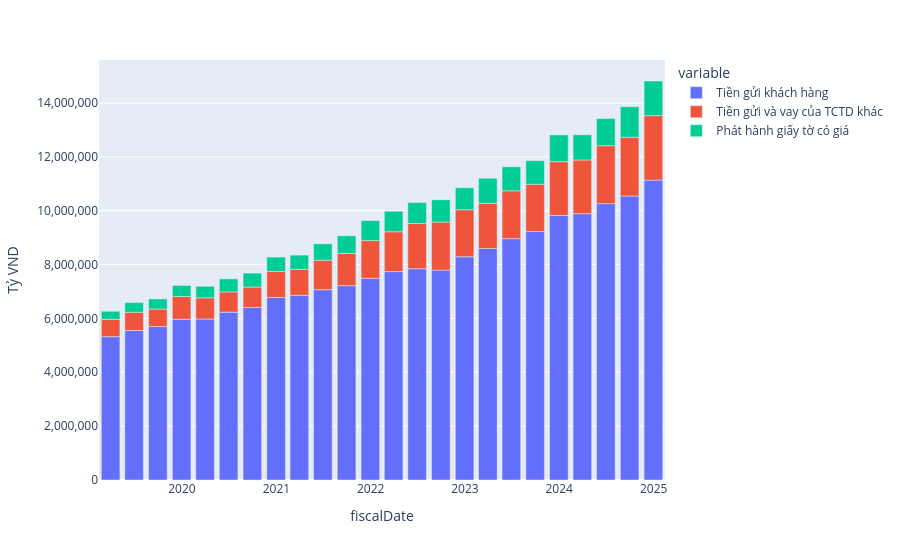

Notebook code for this chart:
### Code cell
fig_3 = px.bar(Banking_groupby[["Tiền gửi khách hàng","Tiền gửi và vay của TCTD khác","Phát hành giấy tờ có giá"]])
fig_3.update_layout(
    yaxis_title="Tỷ VND",  # Thêm đơn vị vào tiêu đề trục Y
    yaxis_tickformat=",.0f"  # Định dạng số với dấu phẩy hàng nghìn
)
